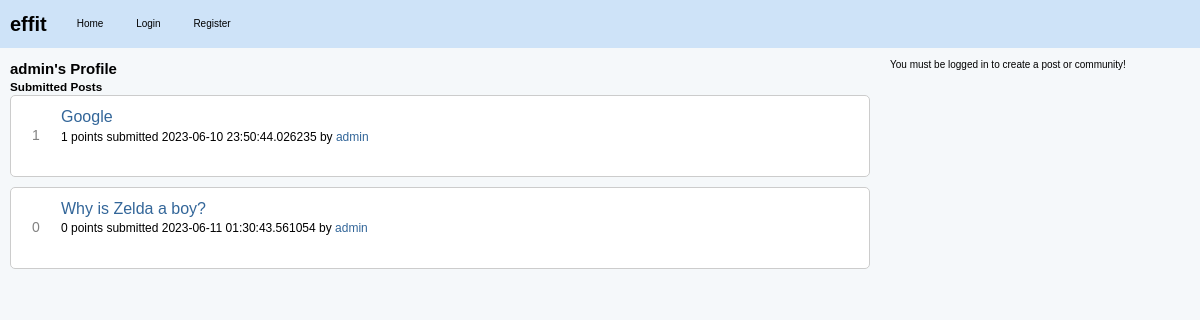
The app's page /user/admin/posts, older data.
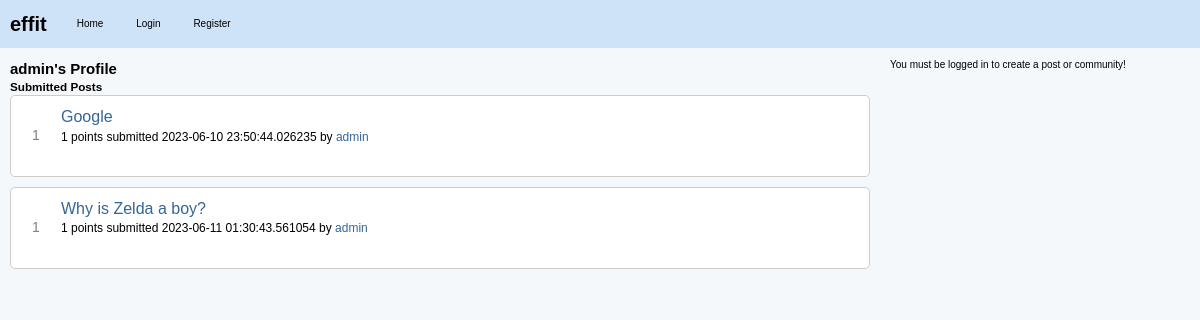
The same page, newer data.
### effit.py (models this page shows)
class Post(db.Model):
    id = db.Column(db.Integer, primary_key=True)
    title = db.Column(db.String(120), nullable=False)
    content = db.Column(db.Text, nullable=False)
    user_id = db.Column(db.Integer, db.ForeignKey("user.id"), nullable=False)
    created_at = db.Column(db.DateTime, default=datetime.utcnow)
    community_id = db.Column(db.Integer, db.ForeignKey("community.id"), nullable=False)
    upvotes = db.Column(db.Integer, default=0)
    downvotes = db.Column(db.Integer, default=0)
    comments = db.relationship("Comment", backref="post", lazy=True)
    slug = db.Column(db.String(120), nullable=False)
    link = db.Column(db.String(500))
    is_link_post = db.Column(db.Boolean, default=False)
    @property
    def score(self):
        return self.upvotes - self.downvotes

### effit.py (the view)
@app.route("/user/<string:username>/posts")
def user_posts(username):
    user = User.query.filter_by(username=username).first_or_404()
    posts = Post.query.filter_by(user_id=user.id).all()
    upvotes = Vote.query.filter_by(user_id=user.id, vote_value=1).all()
    downvotes = Vote.query.filter_by(user_id=user.id, vote_value=-1).all()
    return render_template(
        "user_profile.html",
        posts=posts,
        user=user,
        upvotes=upvotes,
        downvotes=downvotes,
    )

### templates/user_profile.html (shortened to what this page needs)
{% extends "layout.html" %}
{% block content %}
<div class="user-profile">
    <h2>{{ user.username }}'s Profile</h2>
    <div class="user-posts">
        <h3>Submitted Posts</h3>
        {% for post in posts %}
        <div class="post-item" id="post-{{ post.id }}">
            <div class="post">
                <div class="vote">
                    <span class="score">{{ post.score }}</span>
                </div>
                <div class="post-info">
                    <h3><a class="title may-blank loggedin" href="{{ url_for('post', post_id=post.id) }}">{{ post.title }}</a></h3>
                    <p class="tagline">
                        <span>{{ post.score }} points</span>
                        submitted <time datetime="{{ post.created_at.isoformat() }}">{{ post.created_at }}</time>
                        by <a href="{{ url_for('user_posts', username=user.username) }}" class="author may-blank id-t2_d2kpf">{{ user.username }}</a>
                    </p>
                </div>
            </div>
        </div>
        {% endfor %}
    </div>
</div>
{% endblock %}

Row changes from the older to the newer data that the page shows:
changed Post "Why is Zelda a boy?": score "0" → "1"
